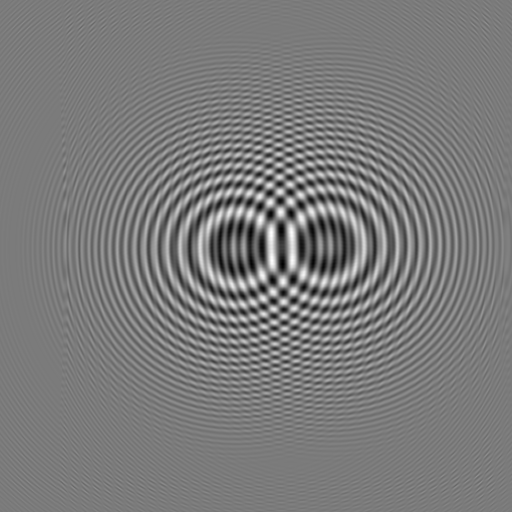
%> input picture MATLAB_US_TIE/DIHM_ImageJ/I_300.tif, 512 x 512 px; the run also reads 1 picture not shown here
$ octave DIHM_ImageJ_TIE.m   (GNU Octave 9; MATLAB toolbox functions it lacks are replaced by stand-ins)
%> lines starting %> are read from the running program, lines starting %| are printed output that depends on the picture; in (x1, y1, x2, y2) boxes, pixels count from 0 and x2, y2 are one past the last pixel; in counts of white or black regions, pixels touching at a corner belong together; the program's own positions count from 1
### MATLAB_US_TIE/Functions/TIE_FFT_solution.m
%%%%%%%%%%%%%%%%%%%%%%%%%%%%%%%%%%%%%%%%%%%%%%%%%%%%%%%%%%%%%%%%%%%%%%%%%%%
% Main function for FFT-TIE solver.
% Version 2.0 -
% Related Reference:
% D. Paganin and K. A. Nugent, Phys. Rev. Lett. 80, 2586 (1998).
%%%%%%%%%%%%%%%%%%%%%%%%%%%%%%%%%%%%%%%%%%%%%%%%%%%%%%%%%%%%%%%%%%%%%%%%%%%
% function [Phi,RMSE,Time] = TIE_FFT_solution(dIdz,I0,Pixelsize,k,RegPara,IntThr,True_phase)
% Purpose: Solution to TIE using FFT-based Possion solver
% inputs :
%	dIdz: Intensity derivative dI/dz;
%   dz: propagation distance;
%   I0: In-focus intensity;
%	Pixelsize: Pixelsize (in the sample space);
%   RegPara: Regularization parameter (to remove low-frequency noise);
%   k: Wave-number;
%   Iter: Maximum iteration times;
%   Method: type of method used ('FFT' or 'Direct');
%   IntThr, Intensity threshold to prevent divide-by-zero error
%   True_phase�� Ture phase.
% Outputs:
%   Phi: Phase recovered;
%   RMSE: Root mean squre error;
%   Time: Computation time;
%��������������������������������������������������������������������������������
% last modified on 02/27/2020
% by Chao Zuo (zuochao@njust.edu.cn,surpasszuo@163.com)
%%%%%%%%%%%%%%%%%%%%%%%%%%%%%%%%%%%%%%%%%%%%%%%%%%%%%%%%%%%%%%%%%%%%%%%%%%%

function  [Phi,RMSE,Time] = TIE_FFT_solution(dIdz,I0,Pixelsize,k,RegPara,IntThr,True_phase)

t0 = clock;
J = -k*dIdz;
[Ny,Nx] = size(J);
Fx = (-(Nx/2):1:(Nx/2-1))/Nx/Pixelsize; % frequency coordinate X.
Fy = (-(Ny/2):1:(Ny/2-1))/Ny/Pixelsize; % frequency coordinate Y.
[U,V] = meshgrid(Fx,Fy);
Lambda = 2*pi/k;

% Coordinates in frequency domain
fx = fftshift(U);
fy = fftshift(V);

% Terms for derivative calculation in frequency domain
Cx = 2*1i*pi*fx;
Cy = 2*1i*pi*fy;

% Calculate Psi by TIE with non-uniform intensity.
FJ = fft2(J);
Fpsi = FJ.*(Cx.*Cx+Cy.*Cy)./(RegPara/Pixelsize.^4+(Cx.*Cx+Cy.*Cy).^2);

% Calculate Phi by TIE with non-uniform intensity
Fdpsidx = Fpsi.*Cx;
Fdpsidy = Fpsi.*Cy;
dpsidx = real(ifft2(Fdpsidx));
dpsidy = real(ifft2(Fdpsidy));

% Intensity thresholding to prevent divide-by-zero error
I0(find(I0<IntThr*max(max(I0))))...
    =IntThr*max(max(I0));

% Phase derivative
dPhidx = dpsidx./I0;
dPhidy = dpsidy./I0;

FdPsidx = fft2(dPhidx);
FdPsidy = fft2(dPhidy);

% Phase Laplacian
Fd2Phidx2 = FdPsidx.*Cx;
Fd2Phidy2 = FdPsidy.*Cy;

d2Phidx2 = real(ifft2(Fd2Phidx2));
d2Phidy2 = real(ifft2(Fd2Phidy2));
d2Phi = d2Phidx2 + d2Phidy2;

% Phase integration
Fd2Phi = fft2(d2Phi);
Fphi = Fd2Phi.*(Cx.*Cx+Cy.*Cy)./(RegPara/Pixelsize.^4+(Cx.*Cx+Cy.*Cy).^2);
Phi = real(ifft2(Fphi));

% Computation time
t1 = clock;
t2 = etime(t1,t0);
Time = t2;

% Calculate RMSE
if exist('True_phase')
    err = Phi-True_phase;
    err = err-mean(err(~isnan(err)));
    RMSE=sqrt(sum(sum(err.^2,'includenan'),'includenan')/(numel(err)-numel(find(isnan(err)))));
end

end

### MATLAB_US_TIE/Functions/TIE_DCT_solver.m
%%%%%%%%%%%%%%%%%%%%%%%%%%%%%%%%%%%%%%%%%%%%%%%%%%%%%%%%%%%%%%%%%%%%%%%%%%%
% function [Phi, dIdz_est] = TIE_solver_one_step(Phi_curr,dIdz,dz,I0,Pixelsize,k,r,Method)
% Purpose: one-step solution to TIE using FFT-based Possion solver assuming
%          uniform maximum intensity
%'Inputs': 'Phi_curr', Current phase estimate;
%          'dIdz_curr', Current intensity derivative estimate;
%'         'dz',Propagation distance;
%          'I0', Infoucs intensity image
%          'pixelsize'£¬pixelsize('mm');
%          'k', Wavenumber
%          'RegPara', regularzation parameter (to remove low-frequency noise)
%'Outputs': 'phi',object phase map;
%           'dIdz_est', estimated dIdz;
%¡ª¡ª¡ª¡ª¡ª¡ª¡ª¡ª¡ª¡ª¡ª¡ª¡ª¡ª¡ª¡ª¡ª¡ª¡ª¡ª¡ª¡ª¡ª¡ª¡ª¡ª¡ª¡ª¡ª¡ª¡ª¡ª¡ª¡ª¡ª¡ª¡ª¡ª¡ª¡ª
% last modified on 02/27/2020
% by Chao Zuo (zuochao@njust.edu.cn,surpasszuo@163.com)
%%%%%%%%%%%%%%%%%%%%%%%%%%%%%%%%%%%%%%%%%%%%%%%%%%%%%%%%%%%%%%%%%%%%%%%%%%%
function [Phi, dIdz_est] = TIE_DCT_solver(Phi_curr,dIdz_curr,dz,I0,Pixelsize,k,RegPara,Method)

% Fast DCT based on mirror padding and FFT
dIdz_double = EvenFlip(dIdz_curr);
Phi_curr_double = EvenFlip(Phi_curr);
I0_double = EvenFlip(I0);
Lambda = 2*pi/k;

J = -k*dIdz_double;
[Ny,Nx] = size(J);
Fx = (-(Nx/2):1:(Nx/2-1))/Nx/Pixelsize; % frequency coordinate X.
Fy = (-(Ny/2):1:(Ny/2-1))/Ny/Pixelsize; % frequency coordinate Y.
[U,V] = meshgrid(Fx,Fy);

% Coordinates in frequency domain
fx = fftshift(U);
fy = fftshift(V);

% Terms for derivative calculation in frequency domain
Cx = 2*1i*pi*fx;
Cy = 2*1i*pi*fy;

% Calculate Psi by TIE with non-uniform intensity.
FJ = fft2(J);
Fpsi = FJ.*(Cx.*Cx+Cy.*Cy)./(RegPara/Pixelsize.^4+(Cx.*Cx+Cy.*Cy).^2);

% Calculate Phi by TIE with non-uniform intensity
Fdpsidx = Fpsi.*Cx;
Fdpsidy = Fpsi.*Cy;
dpsidx = real(ifft2(Fdpsidx));
dpsidy = real(ifft2(Fdpsidy));

% Intensity thresholding to prevent divide-by-zero error
% I0_double(find(I0_double<0.01*max(max(I0_double))))=inf;
I0_double(find(I0_double<0.01*max(max(I0_double))))=mean2(I0_double);


% Phase derivative
dPhidx = dpsidx./I0_double;
dPhidy = dpsidy./I0_double;

FdPsidx = fft2(dPhidx);
FdPsidy = fft2(dPhidy);

% Phase Laplacian
Fd2Phidx2 = FdPsidx.*Cx;
Fd2Phidy2 = FdPsidy.*Cy;

d2Phidx2 = real(ifft2(Fd2Phidx2));
d2Phidy2 = real(ifft2(Fd2Phidy2));
d2Phi = d2Phidx2 + d2Phidy2;

% Phase integration
Fd2Phi = fft2(d2Phi);
Fphi = Fd2Phi.*(Cx.*Cx+Cy.*Cy)./(RegPara/Pixelsize.^4+(Cx.*Cx+Cy.*Cy).^2);
Phi_double = real(ifft2(Fphi));

% Crop to orignal size
Phi = Phi_double(1:end/2,1:end/2);

if(strcmp(Method,'TIE'))
    % Calculate the estimate of dIdz using TIE
    Fdphidx = Fphi.*Cx;
    Fdphidy = Fphi.*Cy;
    dphidx = real(ifft2(Fdphidx));
    dphidy = real(ifft2(Fdphidy));
    dPsidx = I0_double.*dphidx;
    dPsidy = I0_double.*dphidy;
    FdPsidx = fft2(dPsidx);
    FdPsidy = fft2(dPsidy);
    Fd2Psidx2 = FdPsidx.*Cx;
    Fd2Psidy2 = FdPsidy.*Cy;
    d2Psidx2 = real(ifft2(Fd2Psidx2));
    d2Psidy2 = real(ifft2(Fd2Psidy2));
    laplacePsi = d2Psidx2+d2Psidy2;
    % Estimate dIdz
    dIdz_est = laplacePsi./(-k);
    dIdz_est = dIdz_est(1:end/2,1:end/2);

elseif(strcmp(Method,'Angular Spectrum'))
    % Calculate the estimate of dIdz using Angular Spectrum
    FU=fftshift(fft2(sqrt(I0_double).*exp(1i*(Phi_double+Phi_curr_double))));
    Exp_term = sqrt(1-(Lambda*U).^2-(Lambda*V).^2);
    H = exp(1i*k*dz*Exp_term);
    H((1-(Lambda*U).^2-(Lambda*V).^2)<0) = 0; % neglect evanescent wave
    Uz=ifft2(ifftshift(FU.*H));
    Iz=Uz.*conj(Uz);
    dIdz_est = (Iz-I0_double)/dz;
    dIdz_est = dIdz_est(1:end/2,1:end/2);


elseif(strcmp(Method,'Fresnel'))
    % Calculate the estimate of dIdz using Fresnel method
    FU=fftshift(fft2(sqrt(I0_double).*exp(1i*(Phi_double+Phi_curr_double))));
    H=exp(1i*k*dz*(1-((Lambda*U).^2+(Lambda*V).^2)/2));
    Uz=ifft2(ifftshift(FU.*H));
    Iz=Uz.*conj(Uz);
    dIdz_est = (Iz-I0_double)/dz;
    dIdz_est = dIdz_est(1:end/2,1:end/2);
else
    errordlg('Type of transfer function must be <Angular Spectrum> or <Fresnel>','Error');
end

end


% Subfunction for fast DCT based on mirror padding and FFT
function AA = EvenFlip(A)

temp = [A,fliplr(A)];
AA = [temp',(flipud(temp))']';

end

### MATLAB_US_TIE/Functions/Iter_DCT_solution.m
%%%%%%%%%%%%%%%%%%%%%%%%%%%%%%%%%%%%%%%%%%%%%%%%%%%%%%%%%%%%%%%%%%%%%%%%%%%
% Main function for iterative DCT TIE solver-.
% Version 2.0 -
% Related Reference:
% "Phase retrieval with the transport-of-intensity equation
% in an arbitrarily shaped aperture
% by iterative discrete cosine transforms"
% Lei Huang,Chao Zuo,Mourad Idir, Weijuan Qu,and Anand Asundi
%
% last modified on 02/27/2020
% by Chao Zuo (zuochao@njust.edu.cn,surpasszuo@163.com)
%%%%%%%%%%%%%%%%%%%%%%%%%%%%%%%%%%%%%%%%%%%%%%%%%%%%%%%%%%%%%%%%%%%%%%%%%%%
% _________________________________________________________________________
% [Phi,RMSE,Time] = Iter_DCT_solution(dIdz,dz,I0,Pixelsize,k,r,Iter, Method, True_phase)
% Inputs :
%	dIdz: Intensity derivative dI/dz;
%   dz: propagation distance;
%   I0: In-focus intensity;
%	Pixelsize: Pixelsize (in the sample space);
%   r: Regularization parameter (to remove low-frequency noise);
%   k: Wave-number;
%   Iter: Maximum iteration times;
%   JudgeFlag: Check for convergence (1-Yes 0-No)
%   Method: type of method used ('FFT' or 'Direct');
%   True_phase�� Ture phase.
% Outputs:
%   Phi: Phase recovered;
%   RMSE: Root mean squre error;
%   Time: Computation time;
% _________________________________________________________________________
%%%%%%%%%%%%%%%%%%%%%%%%%%%%%%%%%%%%%%%%%%%%%%%%%%%%%%%%%%%%%%%%%%%%%%%%%%%
function [Phi,RMSE,Time] = Iter_DCT_solution(dIdz,dz,I0,Pixelsize,k,r,Iter,JudgeFlag,Method,True_phase)

%% Check nargin
if strcmpi(Method,'TIE')
elseif strcmpi(Method,'Angular Spectrum')
elseif strcmpi(Method,'Fresnel')
else
    error('Currently ''Method'' only allow ''TIE'' or ''Angular Spectrum'' or ''Fresnel''.');
end

%% Initalize dIdz and phinow
RMSE=[];
Time=[];

dIdz_curr = dIdz;
Phi_curr = zeros(size(dIdz));

if exist('True_phase')
    err = Phi_curr-True_phase;
    err = err-mean(err(~isnan(err)));
    RMSE_Temp = sqrt(sum(sum(err.^2,'includenan'),'includenan')/(numel(err)-numel(find(isnan(err)))));
    RMSE = [RMSE RMSE_Temp];
end

%% iterative DCT TIE solver
for n = 1:Iter

    % Estimate Phase with TIE_DCT_solver
    t0 = clock;
    [Phi_est, dIdz_est] = TIE_DCT_solver(Phi_curr,dIdz_curr,dz,I0,Pixelsize,k,r,Method);
    t1 = clock;
    t2 = etime(t1,t0);

    dIdz_temp = dIdz_curr;
    % Calculate dIdz Error
    if strcmpi(Method,'TIE')
        dIdz_curr = dIdz_curr - dIdz_est;
    elseif strcmpi(Method,'Fresnel') || strcmpi(Method,'Angular Spectrum')
        dIdz_curr = dIdz - dIdz_est;
    end

    % Current Phase Estimate
    Phi_curr = Phi_curr + Phi_est;

    % Calculate RMSE
    if exist('True_phase')
        err = Phi_curr-True_phase;
        err = err-mean(err(~isnan(err)));
        RMSE_Temp=sqrt(sum(sum(err.^2,'includenan'),'includenan')/(numel(err)-numel(find(isnan(err)))));
        RMSE = [RMSE RMSE_Temp];
        Time = [Time t2];
    end

    % Check Convergence
    if(JudgeFlag)
        if(max(max(dIdz_curr))<max(max(dIdz))*1e-3 || max(max(dIdz_curr))>1.05*max(max(dIdz_temp)) )
            disp(['Iter-DCT-TIE iteration time:', int2str(n)]);
            break
        end
    end
    if(n == Iter)
        disp(['Iter-DCT-TIE iteration time:', int2str(Iter)]);
    end
end
Phi = Phi_curr;
end

### MATLAB_US_TIE/Functions/Universal_Solution.m
%%%%%%%%%%%%%%%%%%%%%%%%%%%%%%%%%%%%%%%%%%%%%%%%%%%%%%%%%%%%%%%%%%%%%%%%%%%
% Main function for universal solution to TIE.
% Version 2.0 -
% Related Reference:
% "On a universal solution to the transport-of-intensity equation"
% Jialin Zhang, Qian Chen, Jiasong Sun, Long Tian, Chao Zuo
%
% last modified on 02/27/2020
% by Chao Zuo (zuochao@njust.edu.cn,surpasszuo@163.com)
%%%%%%%%%%%%%%%%%%%%%%%%%%%%%%%%%%%%%%%%%%%%%%%%%%%%%%%%%%%%%%%%%%%%%%%%%%%
% _________________________________________________________________________
% [Phi,RMSE,Time]  = Universal_Solution(dIdz,dz,I0,Pixelsize,k,r,Iter, Method, True_phase)
% Inputs :
%	dIdz: Intensity derivative dI/dz;
%   dz: propagation distance;
%   I0: In-focus intensity;
%	Pixelsize: Pixelsize (in the sample space);
%   r: Regularization parameter (to remove low-frequency noise);
%   k: Wave-number;
%   Iter: Maximum iteration times;
%   JudgeFlag: Check for convergence (1-Yes 0-No)
%   Method: type of method used ('FFT' or 'Direct');
%   Ture_phase�� Ture phase.
% Outputs:
%   Phi: Phase recovered;
%   RMSE: Root mean squre error;
%   Time: Computation time;
% _________________________________________________________________________
%%%%%%%%%%%%%%%%%%%%%%%%%%%%%%%%%%%%%%%%%%%%%%%%%%%%%%%%%%%%%%%%%%%%%%%%%%%
function [Phi,RMSE,Time] = Universal_Solution(dIdz,dz,I0,Pixelsize,k,r,Iter, JudgeFlag, Method, True_phase)

%% Check nargin
if strcmpi(Method,'TIE')
elseif strcmpi(Method,'Angular Spectrum')
elseif strcmpi(Method,'Fresnel')
else
    error('Currently ''Method'' only allow ''TIE'' or ''Angular Spectrum'' or ''Fresnel''.');
end

%% Initalize dIdz and phinow
RMSE=[];
Time=[];

dIdz_curr = dIdz;
dIdz_temp = dIdz;

Phi_curr = zeros(size(dIdz));

if exist('True_phase')
    err = Phi_curr-True_phase;
    err = err-mean(err(~isnan(err)));
    RMSE_Temp = sqrt(sum(sum(err.^2,'includenan'),'includenan')/(numel(err)-numel(find(isnan(err)))));
    RMSE = [RMSE RMSE_Temp];
end


%% iterative US TIE solver
for n = 1:Iter

    % Estimate Phase with TIE_MAX_solver
    t0 = clock;
    [Phi_est, dIdz_est] = TIE_MAX_solver(Phi_curr,dIdz_curr,dz,I0,Pixelsize,k,r,Method);
    t1 = clock;
    t2 = etime(t1,t0);
    dIdz_temp = dIdz_curr;
    % Calculate dIdz Error
    if strcmpi(Method,'TIE')
        dIdz_curr = dIdz_curr - dIdz_est;
    elseif strcmpi(Method,'Fresnel') || strcmpi(Method,'Angular Spectrum')
        dIdz_curr = dIdz - dIdz_est;
    end

    % Current Phase Estimate
    Phi_curr = Phi_curr + Phi_est;

    % Calculate RMSE
    if exist('True_phase')
        err = Phi_curr-True_phase;
        err = err-mean(err(~isnan(err)));
        RMSE_Temp=sqrt(sum(sum(err.^2,'includenan'),'includenan')/(numel(err)-numel(find(isnan(err)))));
        RMSE = [RMSE RMSE_Temp];
        Time = [Time t2];
    end

    % Check Convergence
    if(JudgeFlag)
        if(max(max(dIdz_curr))<max(max(dIdz))*1e-3 || max(max(dIdz_curr))>1.05*max(max(dIdz_temp)) )
            disp(['US-TIE iteration time:', int2str(n)]);
            break
        end
    end
    if(n == Iter)
        disp(['US-TIE iteration time:', int2str(Iter)]);
    end
end
Phi = Phi_curr;
end

### MATLAB_US_TIE/DIHM_ImageJ_TIE.m
%%%%%%%%%%%%%%%%%%%%%%%%%%%%%%%%%%%%%%%%%%%%%%%%%%%%%%%%%%%%%%%%%%%%%%%%%%%
%Simulation using DIHM module in ImageJ and phase retrieval using TIE
%%%%%%%%%%%%%%%%%%%%%%%%%%%%%%%%%%%%%%%%%%%%%%%%%%%%%%%%%%%%%%%%%%%%%%%%%%%

%% Clear everything existing.
clc
close all
clearvars
addpath('Functions/');
addpath('Data/Microlens');
addpath('DIHM_ImageJ/');
rmpath('Data/HeLaCell');

%% Setting up system parameters
I0 = im2double(imread('I_300.tif'));
%> I0: size 512x512 double; min -0.784, max 0.837, mean -0.00167; mean of the top-left, top-right, bottom-left and bottom-right quarters -0.00315, -0.00265, -0.0014, 0.000513
Iz = im2double(imread('I_299.tif'));
%> Iz: size 512x512 double; min -0.812, max 0.839, mean -0.00157; mean of the top-left, top-right, bottom-left and bottom-right quarters -0.00296, -0.00257, -0.00133, 0.000569

Mag = 20;                  % Magnification
Pixelsize = 4.65e-6./Mag;  % Pixelszie
lambda = 550e-9;           % Wavelength (m)
k = 2*pi/lambda;           % Wave number
dz = -1e-6;       	   % Defocus distance (m)

% Axial intensity derivative
dIdz = (Iz-I0)/(dz);
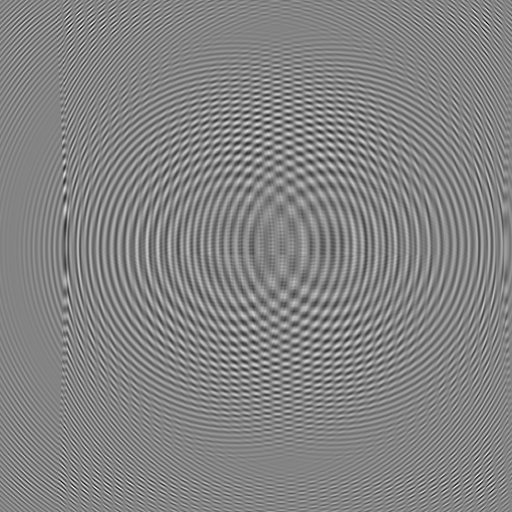
%> dIdz: size 512x512 double; min -132902.1, max 123656.3, mean -98.3; drawn with min black and max white

% Valid domain within the apecture
Aperture = ones(size(I0));
Aperture(I0<max(max(I0))/10)=0;
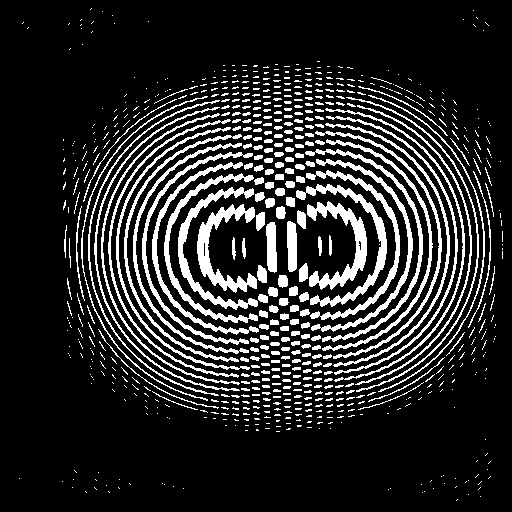
%> Aperture: size 512x512 double; values 0 (black) and 1 (white), 16% white; 689 white regions (477 under 20 px), largest, box (x1, y1, x2, y2) and area: (307, 201, 367, 290) 1654, (197, 204, 257, 293) 1651, (296, 184, 387, 307) 1607

% Check if satisfying Energy Conservation
disp(['mean2(Iz-I0)) = ' num2str(mean2(Iz-I0))]);
%| mean2(Iz-I0)) = 9.8284e-05
if abs(mean2(Iz-I0))>max(max(I0))/255    % Need to check the threshold
         warndlg('Conservation of Energy may not be satisfied!');
end

%% Show the images.
figure
subplot(1,3,1)
imshow(I0,[]);
title('In-focus intensity');
subplot(1,3,2)
imshow(Iz,[]);
title('Defocused intensity');
subplot(1,3,3)
imshow(dIdz,[]);
title('Intensity Derivative');

%% Set parameters.
RegPara = 5e-9; % remove low-freq noise and aberration
IntThr = 0.01;
MaxIterNum = 30; % maximum iteration
JudgeFlag_DCT = 1;
JudgeFlag_US = 1;

%% Solve TIE with FFT-TIE
phi_FFT = TIE_FFT_solution(dIdz,I0,Pixelsize,k,RegPara,IntThr);
%> in TIE_FFT_solution, `Phi = real(ifft2(Fphi));`:
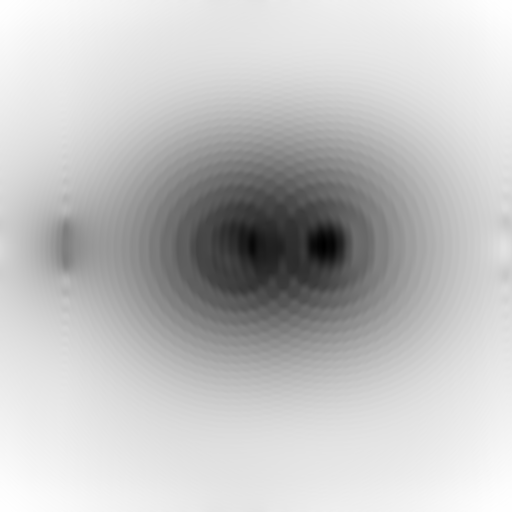
%> Phi: size 512x512 double; min -270.7, max 85.21, mean 0; drawn with min black and max white

%% Solve TIE with Iter-DCT-TIE
phi_DCT = Iter_DCT_solution(dIdz,dz,I0,Pixelsize,k,RegPara,MaxIterNum,JudgeFlag_DCT,'Angular Spectrum');
%> the loop in Iter_DCT_solution, `for n = 1:Iter` made 1 pass
%> pass 1, in EvenFlip (call 3), `temp = [A,fliplr(A)];`:
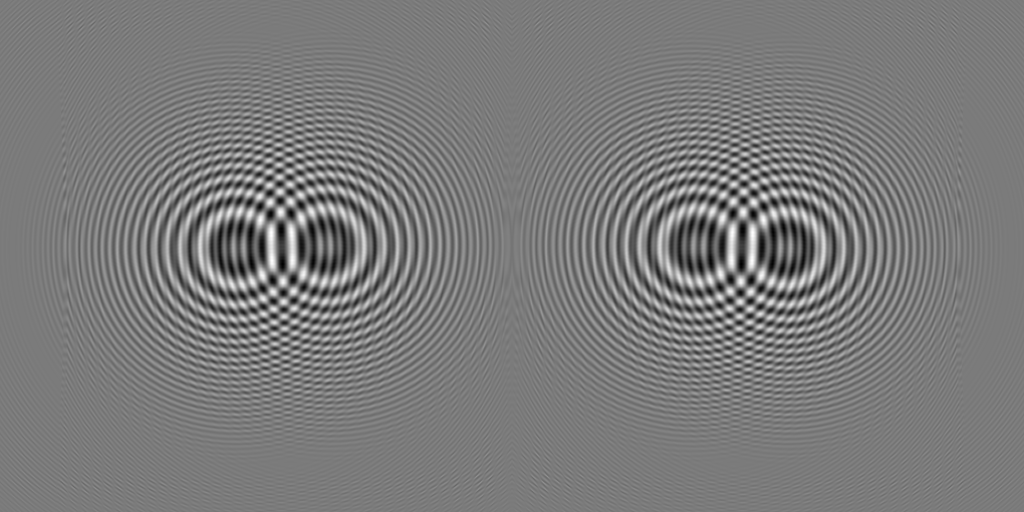
%> temp: size 512x1024 double; min -0.784, max 0.837, mean -0.00167; drawn with min black and max white
%> pass 1, in EvenFlip (call 3), `AA = [temp',(flipud(temp))']';`:
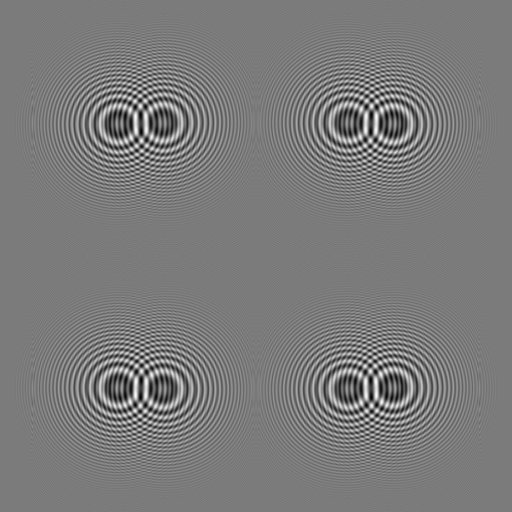
%> AA: size 1024x1024 double (shown at 1/2 size); min -0.784, max 0.837, mean -0.00167; drawn with min black and max white
%> after the loop in Iter_DCT_solution, `for n = 1:Iter`:
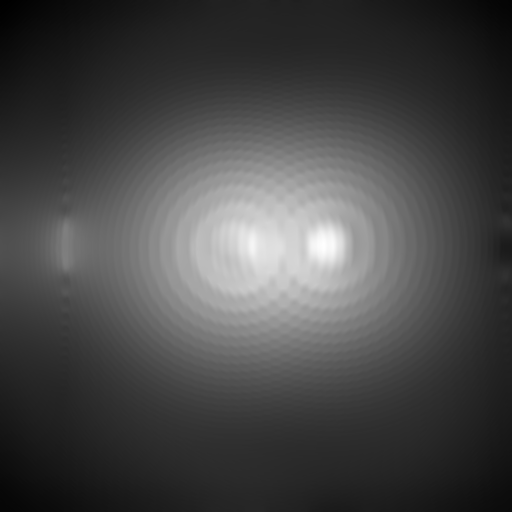
%> Phi_curr: size 512x512 double; min -526.3, max 1347.9, mean 0; drawn with min black and max white
%> after the loop in Iter_DCT_solution, `for n = 1:Iter`:
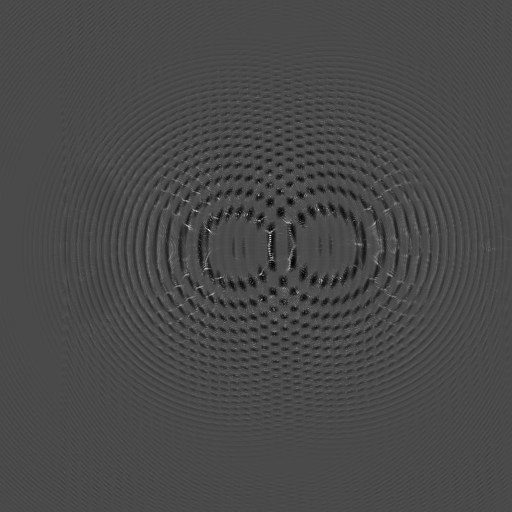
%> dIdz_curr: size 512x512 double; min -777264, max 1891936.3, mean -10000.9; drawn with min black and max white

%% Solve TIE with US-TIE
phi_US = Universal_Solution(dIdz,dz,I0,Pixelsize,k,RegPara,MaxIterNum,JudgeFlag_US,'Angular Spectrum');
%> the run ends on the next line
